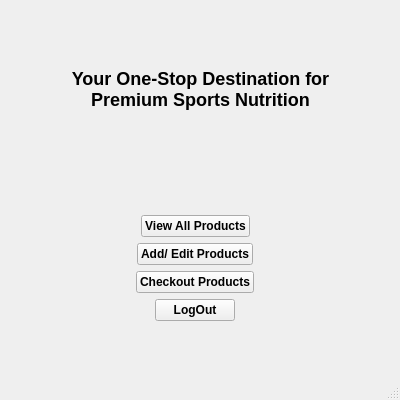
<?xml version="1.0" encoding="UTF-8"?>
<ui version="4.0">
 <class>landingPage</class>
 <widget class="QMainWindow" name="landingPage">
  <property name="geometry">
   <rect>
    <x>0</x>
    <y>0</y>
    <width>400</width>
    <height>400</height>
   </rect>
  </property>
  <property name="minimumSize">
   <size>
    <width>400</width>
    <height>400</height>
   </size>
  </property>
  <property name="maximumSize">
   <size>
    <width>400</width>
    <height>400</height>
   </size>
  </property>
  <property name="windowTitle">
   <string>Catapult Sports Foods</string>
  </property>
  <widget class="QWidget" name="centralwidget">
   <widget class="QWidget" name="layoutWidget">
    <property name="geometry">
     <rect>
      <x>30</x>
      <y>-30</y>
      <width>341</width>
      <height>351</height>
     </rect>
    </property>
    <layout class="QVBoxLayout" name="verticalLayout_2">
     <item>
      <layout class="QVBoxLayout" name="verticalLayout">
       <item>
        <layout class="QHBoxLayout" name="horizontalLayout"/>
       </item>
       <item>
        <widget class="QLabel" name="label_2">
         <property name="text">
          <string>&lt;html&gt;&lt;head/&gt;&lt;body&gt;&lt;h2 style=&quot; margin-top:16px; margin-bottom:12px; margin-left:0px; margin-right:0px; -qt-block-indent:0; text-indent:0px;&quot;&gt;&lt;span style=&quot; font-size:11pt; font-weight:700;&quot;&gt;Your One-Stop Destination for &lt;br/&gt;Premium Sports Nutrition&lt;/span&gt;&lt;/h2&gt;&lt;/body&gt;&lt;/html&gt;</string>
         </property>
         <property name="alignment">
          <set>Qt::AlignCenter</set>
         </property>
        </widget>
       </item>
      </layout>
     </item>
     <item>
      <layout class="QHBoxLayout" name="horizontalLayout_7">
       <item>
        <spacer name="horizontalSpacer_11">
         <property name="orientation">
          <enum>Qt::Horizontal</enum>
         </property>
         <property name="sizeHint" stdset="0">
          <size>
           <width>168</width>
           <height>20</height>
          </size>
         </property>
        </spacer>
       </item>
       <item>
        <widget class="QPushButton" name="viewProductsButton">
         <property name="font">
          <font>
           <bold>true</bold>
          </font>
         </property>
         <property name="text">
          <string>View All Products</string>
         </property>
        </widget>
       </item>
       <item>
        <spacer name="horizontalSpacer_12">
         <property name="orientation">
          <enum>Qt::Horizontal</enum>
         </property>
         <property name="sizeHint" stdset="0">
          <size>
           <width>178</width>
           <height>20</height>
          </size>
         </property>
        </spacer>
       </item>
      </layout>
     </item>
     <item>
      <layout class="QHBoxLayout" name="horizontalLayout_2">
       <item>
        <spacer name="horizontalSpacer">
         <property name="orientation">
          <enum>Qt::Horizontal</enum>
         </property>
         <property name="sizeHint" stdset="0">
          <size>
           <width>168</width>
           <height>20</height>
          </size>
         </property>
        </spacer>
       </item>
       <item>
        <widget class="QPushButton" name="addEditButton">
         <property name="font">
          <font>
           <bold>true</bold>
          </font>
         </property>
         <property name="text">
          <string>Add/ Edit Products</string>
         </property>
        </widget>
       </item>
       <item>
        <spacer name="horizontalSpacer_2">
         <property name="orientation">
          <enum>Qt::Horizontal</enum>
         </property>
         <property name="sizeHint" stdset="0">
          <size>
           <width>178</width>
           <height>20</height>
          </size>
         </property>
        </spacer>
       </item>
      </layout>
     </item>
     <item>
      <layout class="QHBoxLayout" name="horizontalLayout_3">
       <item>
        <spacer name="horizontalSpacer_3">
         <property name="orientation">
          <enum>Qt::Horizontal</enum>
         </property>
         <property name="sizeHint" stdset="0">
          <size>
           <width>168</width>
           <height>20</height>
          </size>
         </property>
        </spacer>
       </item>
       <item>
        <widget class="QPushButton" name="checkOutButton">
         <property name="font">
          <font>
           <bold>true</bold>
          </font>
         </property>
         <property name="text">
          <string>Checkout Products</string>
         </property>
        </widget>
       </item>
       <item>
        <spacer name="horizontalSpacer_5">
         <property name="orientation">
          <enum>Qt::Horizontal</enum>
         </property>
         <property name="sizeHint" stdset="0">
          <size>
           <width>178</width>
           <height>20</height>
          </size>
         </property>
        </spacer>
       </item>
      </layout>
     </item>
     <item>
      <layout class="QHBoxLayout" name="horizontalLayout_4">
       <item>
        <spacer name="horizontalSpacer_4">
         <property name="orientation">
          <enum>Qt::Horizontal</enum>
         </property>
         <property name="sizeHint" stdset="0">
          <size>
           <width>168</width>
           <height>20</height>
          </size>
         </property>
        </spacer>
       </item>
       <item>
        <widget class="QPushButton" name="quitButton">
         <property name="font">
          <font>
           <bold>true</bold>
          </font>
         </property>
         <property name="text">
          <string>LogOut</string>
         </property>
        </widget>
       </item>
       <item>
        <spacer name="horizontalSpacer_6">
         <property name="orientation">
          <enum>Qt::Horizontal</enum>
         </property>
         <property name="sizeHint" stdset="0">
          <size>
           <width>178</width>
           <height>20</height>
          </size>
         </property>
        </spacer>
       </item>
      </layout>
     </item>
    </layout>
   </widget>
  </widget>
  <widget class="QMenuBar" name="menubar">
   <property name="geometry">
    <rect>
     <x>0</x>
     <y>0</y>
     <width>400</width>
     <height>24</height>
    </rect>
   </property>
  </widget>
  <widget class="QStatusBar" name="statusbar"/>
 </widget>
 <resources/>
 <connections/>
</ui>
